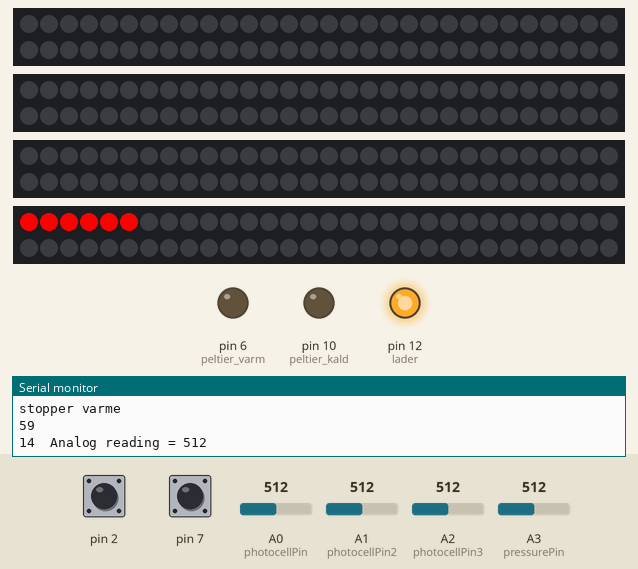
This sketch was run on a simulated Arduino Uno, built with avr-gcc and run on an emulated ATmega328P. On the bench: 4 × 60 RGB LEDs in strip order, left to right, continuing on the next row, output pins drawn as LEDs (lit = HIGH), the last lines printed to the serial monitor. The inputs (shaded band) are chosen by the test bench; at power-on: A3 (pressurePin) = 512, pin 2 HIGH, pin 7 HIGH, A0 (photocellPin) = 512, A1 (photocellPin2) = 512, A2 (photocellPin3) = 512. Random numbers use the default seed unless the sketch sets one.

Above: at 1.2 s.
1.3 s: A3 (pressurePin) set to 69
4.3 s: A3 (pressurePin) set to 60
At 4.85 s:
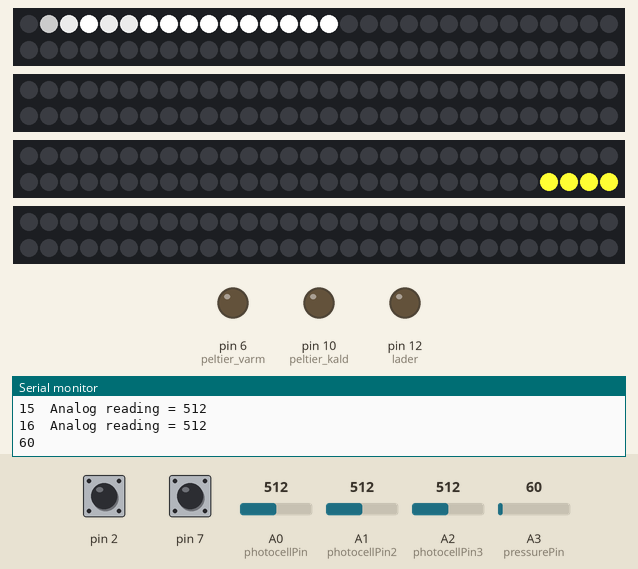
6.6 s: pin 2 pulled LOW for 0.25 s
At 6.98 s:
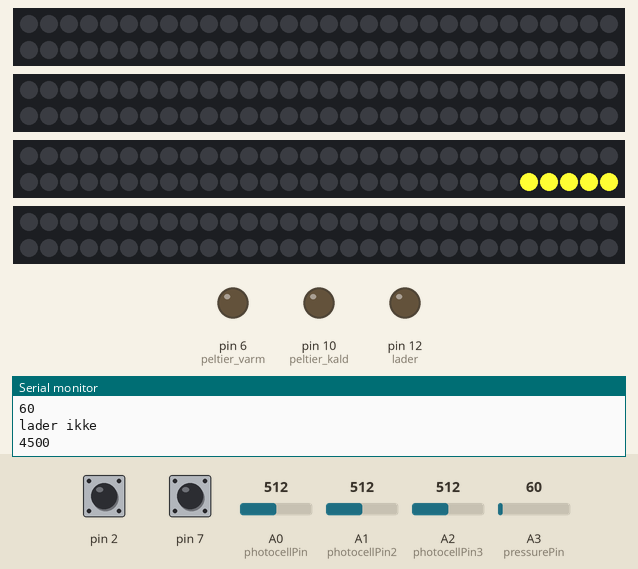
8.5 s: pin 2 pulled LOW for 1 s
At 8.97 s:
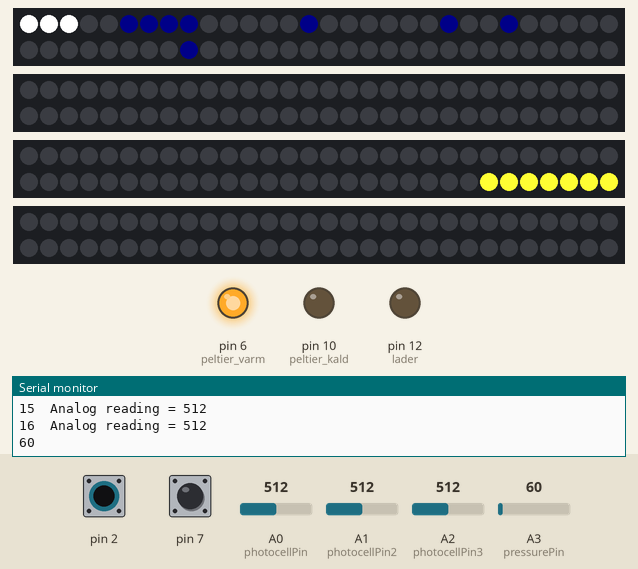
11.1 s: A3 (pressurePin) set to 266
At 11.79 s:
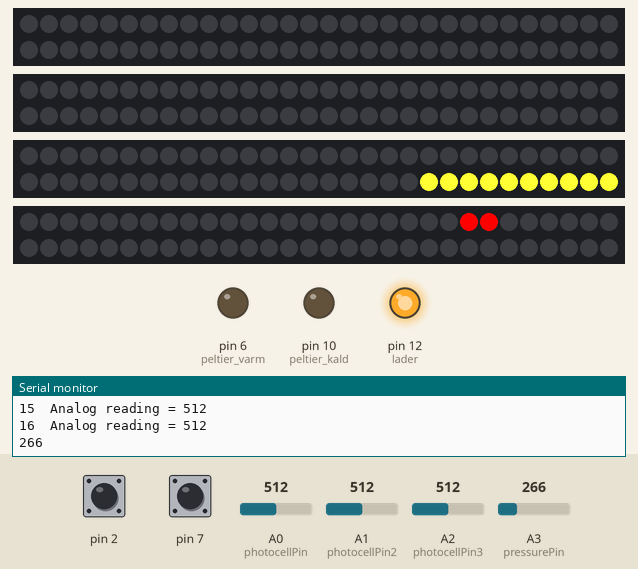
14.1 s: pin 7 pulled LOW for 1 s
At 20.44 s:
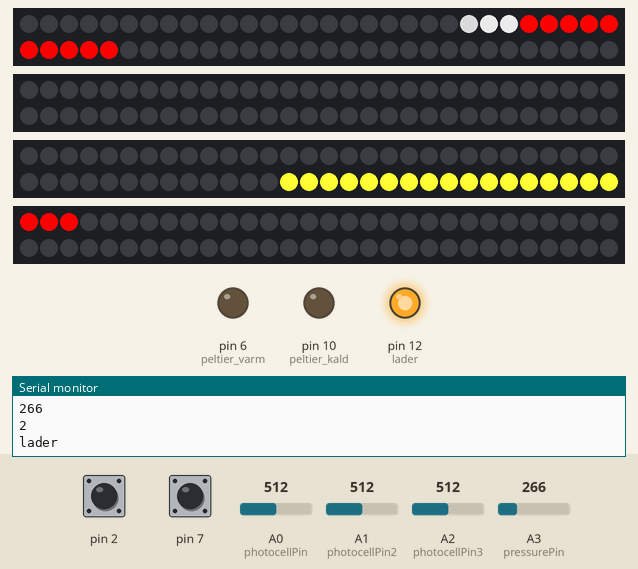
Timing chart, 0 to 21.9 s (numbered marks = the images above; inputs shaded):
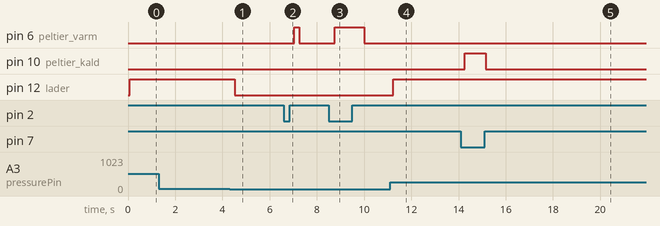

Measured:
- the behaviour switches between 66 and 65 on A3 (pressurePin) (found by bisection; images 0 and 1)
- after the input at 4.3 s, pin 12 (lader): HIGH → LOW after 0.22 s
- after the input at 6.6 s, pin 6 (peltier_varm): LOW → HIGH after 0.43 s, → LOW 0.21 s later
- after the input at 8.5 s, pin 6 (peltier_varm): LOW → HIGH after 0.27 s, → LOW 1.2 s later
- after the input at 11.1 s, pin 12 (lader): LOW → HIGH after 0.12 s
- after the input at 14.1 s, pin 10 (peltier_kald): LOW → HIGH after 0.17 s, → LOW 0.89 s later

The sketch:

qi.ino
```cpp
#include <Adafruit_NeoPixel.h>

#include <Adafruit_NeoPixel.h>

#include <CapacitiveSensor.h>

int batteri = 5; // dette er en skala hvor 0 er shutdown, og 9 er fullt.

// pin 2 og 4 er for touch sensor
int slange_pin = 5;
int peltier_kald = 10;
int peltier_varm = 6;

// pin 8 og 7 er for touch sensor 2
int ladeLED = 9;
int solcelleLED = 11;
int lader = 12;

int photocellPin = A0;
int photocellPin2 = A1;
int photocellPin3 = A2;
int pressurePin = A3;

int leds_i_slange = 60;
int leds_i_solcelleslange = 60;

int photocellReading;
int aktive_leds_i_solcelleslange = 0;
int LEDbrightness;

unsigned long prev = 0;

int pressure_reading; //variable for storing our reading
int pressure = 65; //verdi for press

int sensitivity = 200;


Adafruit_NeoPixel batteri_slange = Adafruit_NeoPixel(leds_i_slange, slange_pin,NEO_GRB + NEO_KHZ800);
Adafruit_NeoPixel batteri_regnbue_slange = Adafruit_NeoPixel(leds_i_slange, slange_pin,NEO_GRBW + NEO_KHZ800);
Adafruit_NeoPixel solcelle_slange = Adafruit_NeoPixel(leds_i_solcelleslange, solcelleLED,NEO_GRB + NEO_KHZ800);
Adafruit_NeoPixel lade_slange = Adafruit_NeoPixel(leds_i_slange, ladeLED,NEO_GRB + NEO_KHZ800);
CapacitiveSensor touch = CapacitiveSensor(4,2); // 1M resistor between pins 4 & 2, pin 2 is sensor pin
CapacitiveSensor touch2 = CapacitiveSensor(8,7); // 1M resistor between pins 8 & 7, pin 7 is sensor pin


// TODO: hva slags Type er CapacitiveSensor???

void setup() {
  Serial.println("Running void setup: ");
  Serial.begin(9600);

  Serial.println("Cleared LED-snakes.");

  batteri_slange.begin();
  batteri_regnbue_slange.begin();
  solcelle_slange.begin();
  lade_slange.begin();
  Serial.println("Began LED-snakes.");

  touch.set_CS_AutocaL_Millis(0xFFFFFFFF);
  touch2.set_CS_AutocaL_Millis(0xFFFFFFFF);
  pinMode(peltier_kald, OUTPUT);
  pinMode(peltier_varm, OUTPUT);
  pinMode(lader, OUTPUT);

  // gradientGreen(10);

  batteri_slange.clear();
  batteri_regnbue_slange.clear();
  solcelle_slange.clear();
  lade_slange.clear();

  batteri_slange.show();
  batteri_regnbue_slange.show();
  solcelle_slange.show();
  lade_slange.show();

}


void loop(void) {


   //pulseWhite(10);


   //Styr_batteriet();

  //Test();
  Solcelle_lader_batteri(1000);

  Solcelle(photocellPin);
  SolcelleLiten(photocellPin2);
  SolcelleLiten(photocellPin3);

    if (Registrer_mobil()) {
    lad();
    Serial.println("lader");
    } else {
      stopp_Lading();
      Serial.println("lader ikke");
      }

    if (Registrer_touch()) {
    Kjenn_varme(peltier_varm);
    Serial.println("gir varme");
    } else {
      Stopp_varme(peltier_varm);
      Serial.println("stopper varme");
      }

    if (Registrer_touch2()) {
    Kjenn_kulde(peltier_kald);
    Serial.println("gir varme");
    } else {
      Stopp_varme(peltier_kald);
      Serial.println("stopper varme");
      }


}

void Styr_booleans() {


  int photocellReading = analogRead(photocellPin);


 }

void Styr_batteriet() {

      Batteri_fullt(); // Batteriet gløder blått
      Batteri_halvfullt(); // Batteriet gløder grønt
      Batteri_lavt(); // Batteriet gløder rødt
      Batteri_shutdown(); // Rød/lilla strobeeffekt + lyd

  }


void Test() {

    Solcelle(photocellPin);
    Solcelle(photocellPin2);
    Solcelle(photocellPin3);
/*
    if (Registrer_touch()) {
    Kjenn_varme(peltier_varm);
    Serial.println("gir varme");
    } else {
      Stopp_varme(peltier_varm);
      Serial.println("stopper varme");
      }


   if (Registrer_mobil()) {
    lad();
    Serial.println("lader");
    } else {
      stopp_Lading();
      Serial.println("lader ikke");
      } */
}


unsigned long forrige_oppladning = 0;
void Batteriet_lades_opp() {

  unsigned long now = millis();
  int diff = now - forrige_oppladning;

  meteorRain(0xff,0xff,0xff,10, 64, true, 50);

  if (diff > 4000) {
    forrige_oppladning = now;

  if (batteri < 9) {
    batteri += 1;
    }
    else {
      Batteri_fullt();
      }
    }
}


unsigned long forrige_nedladning = 0;

void Batteriet_lades_ned() {

  unsigned long now = millis();

     cold(10);


  if (forrige_nedladning - now > 2000){

     if (batteri == 0) {
      Batteri_shutdown();
      }
      // lade ned
      //Ladeeffekt(238,130,238, 50); // The first 3 parametres roughly defines the color, the last parameter indicates delay in the loop.

      if (batteri > 0) {
        batteri -= 1;
      }
    }
  }

unsigned long forrige_kollaps = 0;

void Batteriet_kollapser() {
  unsigned long now = millis();

  if (forrige_kollaps - now > 8000) {

    if (batteri == 0) { //kollaps
            Batteri_shutdown();

        //negativeMeteorRain(255,0,0,10, 64, true, 50);
        //gradientRed(10);
      }
      else {
        batteri -= 1;
        meteorRain(255,0,0,10, 64, true, 50);
        }
    }
}


void Batteri_fullt(){

  if (batteri == 9) {
      batteri_slange.clear();
      batteri_regnbue_slange.clear();
      //gradientGreen(10);
   }
}

void Batteri_halvfullt(){

  if (batteri > 4 and batteri < 8) {
     batteri_slange.clear();
     batteri_regnbue_slange.clear();
     gradientBlue(10);
    }


  // batteri = mellom 4 og 8
  // litt farger og litt pulserende, halvveis brightness

  }

void Batteri_lavt(){

  if (batteri < 3 and batteri > 1) {
    batteri_slange.clear();

    batteri_regnbue_slange.clear();
    batteri_slange.setPixelColor(59, batteri_slange.Color(0, 0, 255));
    batteri_slange.show();


      }

      else {
        batteri -= 1;
        }

  // batteri = mellom 3 og 1
  // rød og blinker, lite brightness

  }

void Batteri_shutdown(){
  // batteri = 0

  batteri_slange.clear();
  batteri_regnbue_slange.clear();
  //Strobe(100, 0, 0, 10, 100, 1000);

  for(int i=0; i<leds_i_slange; i++) {
    batteri_slange.setPixelColor(i, batteri_slange.Color(0, 0, 0));
    batteri_slange.show();
    }
  }

boolean Registrer_touch(){
  long total = touch.capacitiveSensor(30);
  Serial.println(total);

  if (total > sensitivity) {
    return true;
    } else {
      return false;
      }
}

boolean Registrer_touch2(){
  long total = touch2.capacitiveSensor(30);
  Serial.println(total);

  if (total > sensitivity) {
    return true;
    } else {
      return false;
      }
}

int varme = 500;
void Kjenn_varme(int pin){
  Batteriet_lades_ned();

   // varmeTid parameteret kan justeres. Lavere verdi gir et varmere peltier.
  if (millis() % 2000 > varme) {
    digitalWrite(pin, HIGH);
    } else {
      digitalWrite(pin, LOW);
      }
}

int kulde = 200;
void Kjenn_kulde(int pin) {
  Batteriet_lades_opp();

  // varmeTid parameteret kan justeres. Lavere verdi gir et varmere peltier.
  if (millis() % 2000 > kulde) {
    digitalWrite(pin, HIGH);
    } else {
      digitalWrite(pin, LOW);
      }
}

void Stopp_varme(int pin) {
  digitalWrite(pin, LOW);
}


boolean Registrer_mobil(){
  pressure_reading = analogRead(pressurePin);
  Serial.println(pressure_reading);

  if (pressure_reading > pressure) {
    return true;
    } else {
      return false;
      }
}

void lad() {
  // koble inn ledlyslenke, og telle ned til kollaps

  digitalWrite(lader, HIGH);
  Batteriet_kollapser();
  mobil_Lader(50);
}


void stopp_Lading() {
  digitalWrite(lader, LOW);

  for(int i=0; i<leds_i_slange; i++) {
    lade_slange.setPixelColor(i, lade_slange.Color(0, 0, 0));
    lade_slange.show();
    }
}


unsigned long forrige_grryellow = 0;
int yellow_i = 59;

void Solcelle_lader_batteri(int wait) {
  unsigned long now = millis();

  if ((now - forrige_grryellow) > wait) {
    forrige_grryellow = now;
      if (yellow_i < 60) {
        Serial.println(yellow_i);
        solcelle_slange.setPixelColor(yellow_i, batteri_slange.Color(255, 255, 51));
        solcelle_slange.show();
        yellow_i = yellow_i - 1;
        }
      else {
        yellow_i = 0;
        // batteri ++;
        solcelle_slange.clear();
        solcelle_slange.show();
        }
    }
}

unsigned long forrige = 0;
int i = 0;

void mobil_Lader(int wait) {
  unsigned long now = millis();

  if ((now - forrige) > wait) {
    forrige = now;
      if (i < 60) {
        Serial.println(i);
        lade_slange.setPixelColor(i, lade_slange.Color(255, 0, 0));
        lade_slange.show();
        i = i + 1;
        }
      else {
        i = 0;
        lade_slange.clear();
        lade_slange.show();
        }
    }
}

void SolcelleLiten(int pin) {
  int photocellReading = analogRead(pin);
  Serial.print(pin);
  Serial.print("  Analog reading = ");
  Serial.println(photocellReading);
  if (photocellReading > 60) {
      Batteriet_lades_opp();
      }
  }


void Solcelle(int pin){
  int photocellReading = analogRead(pin);
  Serial.print(pin);
  Serial.print("  Analog reading = ");
  Serial.println(photocellReading);

    //int num_leds_to_show = map(photocellReading, 60, 700, 0, leds_i_solcelleslange);
    if (photocellReading > 60) {
      Batteriet_lades_opp();
      Solcelle_lader_batteri(1000);
      }
    //peak = alt lyser
    /*
    int diff = num_leds_to_show - aktive_leds_i_solcelleslange;

    if (diff > 1) {
      unsigned long now = millis();
      if (now - prev > 100) { //har det gått mer enn et sekund siden forrige økning?:
         diff = 1;
         prev = now;
        } else {
          diff = 0;
          }
    }

    num_leds_to_show = aktive_leds_i_solcelleslange + diff;
    aktive_leds_i_solcelleslange = num_leds_to_show;

    if(num_leds_to_show > 60){
      //Batteriet_lades_opp();
    }

    for (int i=0; i < leds_i_solcelleslange; i++){
      if (i <= num_leds_to_show){
        solcelle_slange.setPixelColor(i, solcelle_slange.Color(0, 150, 0));
      }
       else{
          solcelle_slange.setPixelColor(i, solcelle_slange.Color(0, 0, 0));
        }
  }*/
     solcelle_slange.show();
}


void pulseWhite(uint8_t wait) { // GRBW configuration

  for(int j=0; j<256; j++) { // Ramp up from 0 to 255
    // Fill entire strip with white at gamma-corrected brightness level 'j':
    batteri_regnbue_slange.fill(batteri_regnbue_slange.Color(255,255, 255, batteri_regnbue_slange.gamma8(j))); // 100, 100, 100 for mer rolige farger
    batteri_regnbue_slange.setBrightness(255);
    batteri_regnbue_slange.show();
    delay(wait);
  }

/*
  for(int j=255; j>=0; j--) { // Ramp down from 255 to 0
    batteri_regnbue_slange.fill(batteri_regnbue_slange.Color(0, 255, 255, batteri_regnbue_slange.gamma8(j))); // 0, 100, 100 for lolipop farger
    batteri_regnbue_slange.setBrightness(255);
    batteri_regnbue_slange.show();
    delay(wait);
  }
  */
}

void cold(int wait) { // GRB configuration


    for(int i=0; i<60; i++) {
      batteri_slange.setPixelColor(i, batteri_slange.Color(0, 0, 10));
      batteri_slange.show();   // Send the updated pixel colors to the hardware.
}}

unsigned long forrige_grrblue = 0;
int blue_i = 0;

void gradientBlue(int wait) { // GRB configuration

  unsigned long now = millis();

  if ((now - forrige_grrblue) > wait) {
    forrige_grrblue = now;
      if (blue_i < 60) {
        Serial.println(blue_i);
        batteri_slange.setPixelColor(blue_i, batteri_slange.Color(0, 0, 255));
        batteri_slange.show();
        blue_i = blue_i +1;
        }
      else {
        blue_i = 0;
        // batteri ++;
        batteri_slange.clear();
        batteri_slange.show();
        }
    }
}


unsigned long forrige_grred = 0;
int red_i = 60;

void gradientRed(int wait) { // GRB configuration

  unsigned long now = millis();

  if ((now - forrige_grred) > wait) {
    forrige_grrblue = now;
      if (red_i < 60) {
        batteri_slange.setPixelColor(red_i, batteri_slange.Color(255, 0, 0));
        batteri_slange.show();
        red_i = red_i -1;
        }
      else {
        red_i = 0;
        // batteri ++;
        batteri_slange.clear();
        batteri_slange.show();
        }
    }
}


void Strobe(byte red, byte green, byte blue, int StrobeCount, int FlashDelay, int EndPause){
  for(int j = 0; j < StrobeCount; j++) {
    batteri_regnbue_slange.fill(batteri_regnbue_slange.Color(255, 255, 255, batteri_regnbue_slange.gamma8(j)));
    batteri_regnbue_slange.show();
    delay(FlashDelay);
    batteri_regnbue_slange.fill(batteri_regnbue_slange.Color(0, 0, 0, batteri_regnbue_slange.gamma8(j)));
    batteri_regnbue_slange.show();
    delay(FlashDelay);
  }
 delay(EndPause);
}


unsigned long forrige_meteorRain = 0;
int meteor_i = 60;

void meteorRain(byte red, byte green, byte blue, byte meteorSize, byte meteorTrailDecay, boolean meteorRandomDecay, int SpeedDelay) {

   int NUM_LEDS = 60;
   unsigned long now = millis();

    if ((forrige_meteorRain - now) > SpeedDelay) {
      // slange needs to be clear
      if (meteor_i < NUM_LEDS) {

          // fade brightness all LEDs one step
        for(int j=0; j<NUM_LEDS; j++) {
          if( (!meteorRandomDecay) || (random(10)>5)) {
            fadeToBlack(j, meteorTrailDecay );
          }
        }
    // draw meteor
    for(int j = 0; j < meteorSize; j++) {
      if( ( meteor_i-j <NUM_LEDS) && (meteor_i-j>=0) ) {
        batteri_slange.setPixelColor(meteor_i-j, red, green, blue);
      }
    }

    batteri_slange.show();
    meteor_i ++;

    } else {
      meteor_i = 0;
      }
    }
}


unsigned long forrige_negative_meteorRain = 0;
int neg_meteor_i = 59;

void negativeMeteorRain(byte red, byte green, byte blue, byte meteorSize, byte meteorTrailDecay, boolean meteorRandomDecay, int SpeedDelay) {

   int NUM_LEDS = 60;
   unsigned long now = millis();

    if ((forrige_negative_meteorRain - now) > SpeedDelay) {
      // slange needs to be clear
      if (neg_meteor_i < NUM_LEDS) {

          // fade brightness all LEDs one step
        for(int j=0; j<NUM_LEDS; j++) {
          if( (!meteorRandomDecay) || (random(10)>5)) {
            fadeToBlack(j, meteorTrailDecay );
          }
        }
    // draw meteor
    for(int j = 0; j < meteorSize; j++) {
      if( ( neg_meteor_i-j <NUM_LEDS) && (neg_meteor_i-j>=0) ) {
        batteri_slange.setPixelColor(neg_meteor_i-j, red, green, blue);
      }
    }

    batteri_slange.show();
    neg_meteor_i --;

    } else {
      neg_meteor_i = 0;
      }
    }
}


void fadeToBlack(int ledNo, byte fadeValue) {
 #ifdef ADAFRUIT_NEOPIXEL_H
    // NeoPixel
    uint32_t oldColor;
    uint8_t r, g, b;
    int value;

    oldColor = batteri_slange.getPixelColor(ledNo);
    r = (oldColor & 0x00ff0000UL) >> 16;
    g = (oldColor & 0x0000ff00UL) >> 8;
    b = (oldColor & 0x000000ffUL);

    r=(r<=10)? 0 : (int) r-(r*fadeValue/256);
    g=(g<=10)? 0 : (int) g-(g*fadeValue/256);
    b=(b<=10)? 0 : (int) b-(b*fadeValue/256);

    batteri_slange.setPixelColor(ledNo, r,g,b);
 #endif
 #ifndef ADAFRUIT_NEOPIXEL_H
   // FastLED
   leds[ledNo].fadeToBlackBy( fadeValue );
 #endif
}
```
